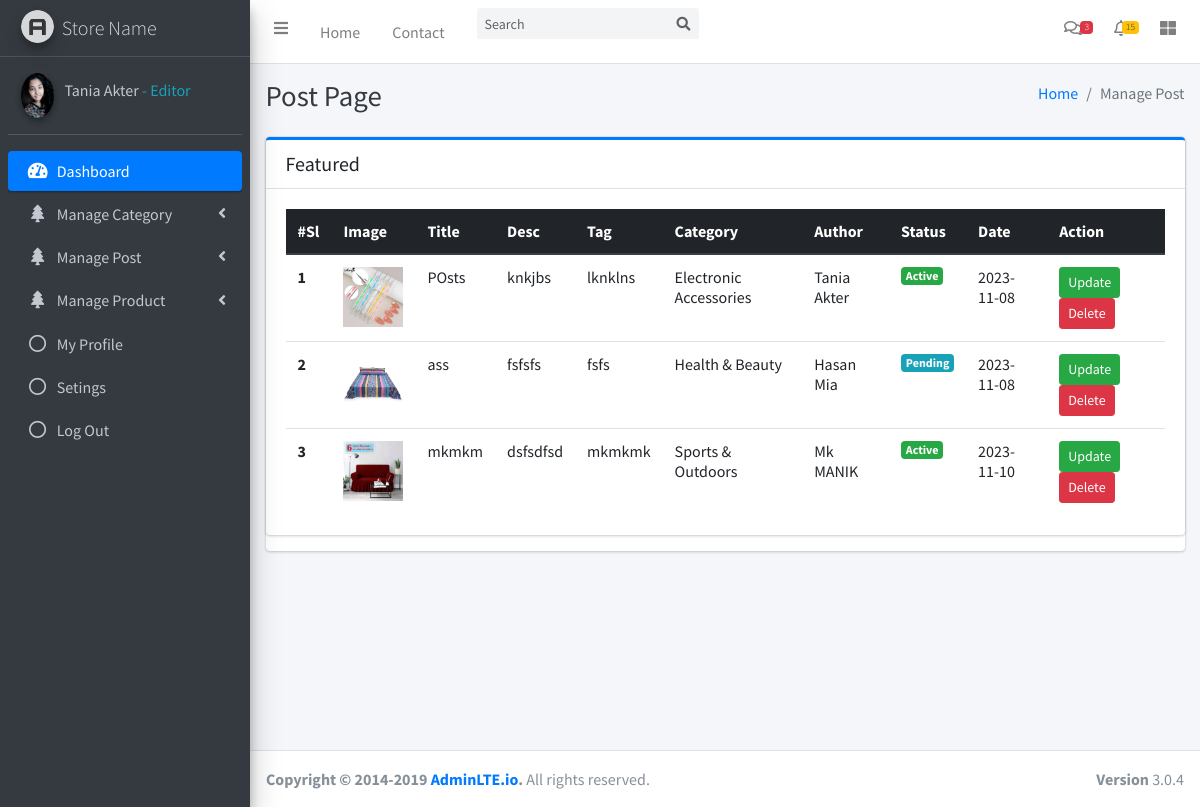
Page /manage_post.php (signed in) on the committed database.
### tables this page shows
CREATE TABLE `post` (
  `PostId` int(11) NOT NULL,
  `Title` varchar(256) NOT NULL,
  `Description` text NOT NULL,
  `CategoryId` int(11) NOT NULL,
  `AuthorId` int(11) NOT NULL,
  `Tag` varchar(256) NOT NULL,
  `Status` int(11) NOT NULL DEFAULT 2,
  `Image` text NOT NULL,
  `Date` date NOT NULL
);

CREATE TABLE `category` (
  `Id` int(11) NOT NULL,
  `CatName` varchar(256) NOT NULL,
  `Description` text NOT NULL,
  `Date` date NOT NULL
);

CREATE TABLE `users` (
  `UserId` int(11) NOT NULL,
  `FullName` varchar(256) NOT NULL,
  `UserName` varchar(256) NOT NULL,
  `About` text NOT NULL,
  `Email` text NOT NULL,
  `Password` text NOT NULL,
  `Mobile` int(15) NOT NULL,
  `Gender` int(11) DEFAULT 2,
  `Address` text NOT NULL,
  `Roll` int(11) NOT NULL DEFAULT 2,
  `Status` int(11) NOT NULL DEFAULT 2,
  `Image` text NOT NULL,
  `Date` date NOT NULL
);

### manage_post.php (the view, shortened to what this page needs)
<?php include('inc/header.php');  ?>
  <div class="content-wrapper">
    <div class="content-header">
      <div class="container-fluid">
        <div class="row mb-2">
          <div class="col-sm-6">
            <h1 class="m-0 text-dark">Post Page</h1>
          </div>
          <div class="col-sm-6">
            <ol class="breadcrumb float-sm-right">
              <li class="breadcrumb-item"><a href="manage_post.php">Home</a></li>
              <li class="breadcrumb-item active">Manage Post</li>
            </ol>
          </div>
        </div>
      </div>
    </div>
    <div class="content">
      <div class="container-fluid">
        <div class="row">
          <div class="col-lg-12">
            <div class="card">
            <div class="card card-primary card-outline">
              <div class="card-header">
                <h5 class="m-0">Featured</h5>
              </div>
              <div class="card-body">
              <table class="table">
  <thead class="thead-dark">
  <tr>
      <th scope="col">#Sl</th>
      <th scope="col">Image</th>
      <th scope="col">Title</th>
      <th scope="col">Desc</th>
      <th scope="col">Tag</th>
      <th scope="col">Category</th>
      <th scope="col">Author</th>
      <th scope="col">Status</th>
      <th scope="col">Date</th>
      <th scope="col">Action</th>
    </tr>
  </thead>
  <tbody>
  <?php
$i = 1;
$ShowPost = mysqli_query($db,"SELECT * FROM post ORDER BY PostId ASC");
    while($row=mysqli_fetch_assoc($ShowPost)){
      $CategoryId = $row['CategoryId'];
      $AuthorId   = $row['AuthorId'];
          ?>
  <tr>
      <th scope="row"><?php  echo $i++; ?></th>
      <td>
       <?php   if(!empty($row['Image'])){ ?>
     <img src="inc/images/post/<?php echo $row['Image']; ?>" alt="Image" width="60">
        <?php }else{ ?>
          <img src="inc/images/post/demo.png" alt="Image" width="60">
      <?php  }  ?>
    </td>
      <td><?php echo substr($row['Title'],0,10)  ?></td>
      <td><?php echo substr($row['Description'],0,20)  ?></td>
      <td><?php echo $row['Tag'];  ?></td>
 <?php $PostCatInner = mysqli_fetch_assoc(mysqli_query($db,"SELECT * FROM category WHERE Id = '$CategoryId'")); ?>
    <td><?php if(!empty($PostCatInner['CatName'])){
      echo $PostCatInner['CatName'];
    }else{
      echo 'uncategorized';
    };  ?></td>
 <?php  $PostUserInner = mysqli_fetch_assoc(mysqli_query($db,"SELECT * FROM users WHERE UserId = '$AuthorId'")); ?>
    <td><?php echo $PostUserInner['FullName'];  ?></td>
<?php if($sessionRoll == 1){   ?>
<td>  <?php  if($row['Status'] == "1"){ ?><a href="statusQuery.php?id=<?php echo $row['PostId'] ?>&type=PostPending"><span class="badge badge-success">Active</span></a>
  <?php }else{ ?><a href="statusQuery.php?id=<?php echo $row['PostId'] ?>&type=PostActive"><span class="badge badge-info">Pending</span><?php  } ?> </td></a>
 <?php }else{ ?>
  <td>  <?php  if($row['Status'] == "1"){ ?><a href="statusQuery.php?id=<?php echo $row['PostId'] ?>&type=PostPending" class="disabled"><span class="badge badge-success">Active</span></a>
  <?php }else{ ?><a href="statusQuery.php?id=<?php echo $row['PostId'] ?>&type=PostActive" class="disabled"><span class="badge badge-info">Pending</span><?php  } ?> </td></a>
 <?php } ?>
      <td><?php echo $row['Date'];  ?></td>
      <td>
      <?php
  if($sessionRoll == 1){   ?>
      <a href="add_post.php?id=<?php echo $row['PostId']; ?>"> <span class="btn btn-sm btn-success">Update</span></a>
      <a href="deletedQuery.php?id=<?php echo $row['PostId']; ?>&type=PostDelete"> <span class="btn btn-sm btn-danger">Delete</span></a>
   <?php }else{ ?>
        <a href="add_post.php?id=<?php echo $row['PostId']; ?>" class="disabled"> <span class="btn btn-sm btn-success">Update</span></a>
        <a href="deletedQuery.php?id=<?php echo $row['PostId']; ?>&type=PostDelete" class="disabled"> <span class="btn btn-sm btn-danger">Delete</span></a>
        <?php    } ?>
       </td>
    </tr>
    <?php  }  ?>
  </tbody>
</table>
              </div>
            </div>
          </div>
        </div>
      </div>
    </div>
  </div>
  </div>
  <?php include('inc/footer.php'); ?>

### inc/header.php (style rules this page uses)
a.disabled { pointer-events: none; cursor: default; }

### rows in the picture
post: Image (picture), Title "POsts", Description "knkjbs", Tag "lknklns", CategoryId.CatName "Electronic Accessories", AuthorId.FullName "Tania Akter", Date "2023-11-08"
post: Image (picture), Title "ass", Description "fsfsfs", Tag "fsfs", CategoryId.CatName "Health & Beauty", AuthorId.FullName "Hasan Mia", Date "2023-11-08"
post: Image (picture), Title "mkmkm", Description "dsfsdfsd", Tag "mkmkmk", CategoryId.CatName "Sports & Outdoors", AuthorId.FullName "Mk MANIK", Date "2023-11-10"

### other values in the picture
$sessionFullName "Tania Akter"
